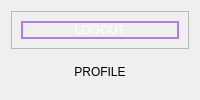
            <widget class="QWidget" name="Profile">
             <layout class="QVBoxLayout" name="verticalLayout_9">
              <item>
               <widget class="QFrame" name="frame">
                <property name="styleSheet">
                 <string notr="true">QPushButton {
    background-color: transparent;
	 border-radius: 100px;
    border: 2px solid #b17ddf;
    color: white;
}

QPushButton:hover {
    background-color: transparent;
    border: 2px solid white;
}

QPushButton:pressed {
    background-color: transparent;
    border: 2px solid white;
}</string>
                </property>
                <property name="frameShape">
                 <enum>QFrame::Shape::StyledPanel</enum>
                </property>
                <property name="frameShadow">
                 <enum>QFrame::Shadow::Raised</enum>
                </property>
                <layout class="QVBoxLayout" name="verticalLayout_12">
                 <item>
                  <widget class="QPushButton" name="logoutButton">
                   <property name="text">
                    <string>LOGOUT</string>
                   </property>
                  </widget>
                 </item>
                </layout>
               </widget>
              </item>
              <item>
               <widget class="QLabel" name="label_P">
                <property name="text">
                 <string>PROFILE</string>
                </property>
                <property name="alignment">
                 <set>Qt::AlignmentFlag::AlignCenter</set>
                </property>
               </widget>
              </item>
             </layout>
            </widget>
